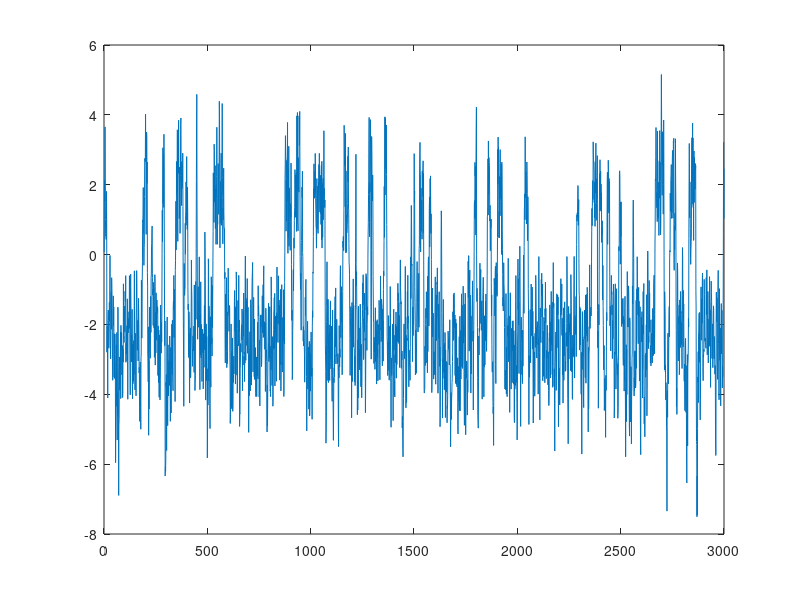

Here is the MATLAB script that generated this plot: (Note: this script raises an error after producing the figure.)
%% SETAR(2;1;1)
N = 3000;
e = randn(N,1);
x = zeros(N,1);

% Parameters 
r1 = 0; % threshold
a0 = [-1.0, 1.0]; % coefficients a_0^J
a1 = [0.6, 0.4]; % coefficients a_1^J

% Initialize the process depending on the regime
if 0 <= r1
    x(1) = sqrt(1 / (1 - a1(1)^2)) * e(1);
else
    x(1) = sqrt(1 / (1 - a1(2)^2)) * e(1);
end

% Simulate the process
for n=2:N
    if x(n-1) <= r1
        x(n) = a0(1) + a1(1)*x(n-1) + e(n);
    else
        x(n) = a0(2) + a1(2)*x(n-1) + e(n);
    end
end

% Plot
figure;
plot(x)
yline(r1, 'k--')
xlabel("Time")
ylabel("x_t")
title("Simulation of SETAR(2;1;1)")

%% 
% Iterate over multiple values of d
best_val = Inf;
for d = 1:10
    Q = @(p) sum((x(d+1:N) ...
        - (p(1) + p(2).*x(d:N-1)).*(x(1:N-d)<=p(5)) ...
        - (p(3) + p(4).*x(d:N-1)).*(x(1:N-d)>p(5))).^2);
    
    %Q = @(p) sum((x(d+1:N) ...
    %    - (-1 + p(1)*x(d:N-1)).*(x(1:N-d)<=r1) ...
    %    - (1 + p(2)*x(d:N-1)).*(x(1:N-d)>r1)).^2);

    options = optimset('MaxIter', 1000, 'MaxFunEvals', 10000, 'Display', 'off', 'TolX', 1e-6, 'TolFun', 1e-6);
    p0 = [0, 0, 0, 0, 0];
    %p0 = [0,0];
    % Find minimum using fminsearch
    [p_opt, fval] = fminsearch(Q, p0, options);
    if fval < best_val
        best_val = fval;
        best_d = d;
        best_p = p_opt;
    end
end
best_p

%% 
% Iterate over multiple values of d and r
best_val = Inf;
for d = 1:10
    r_cands = linspace(min(x), max(x), 100);
    for r = r_cands
        Q = @(p) sum((x(d+1:N) ...
            - (p(1) + p(2)*x(d:N-1)).*(x(1:N-d)<=r) ...
            - (p(3) + p(4)*x(d:N-1)).*(x(1:N-d)>r)).^2);
        
        %Q = @(p) sum((x(d+1:N) ...
        %    - (-1 + p(1)*x(d:N-1)).*(x(1:N-d)<=r) ...
        %    - (1 + p(2)*x(d:N-1)).*(x(1:N-d)>r)).^2);
    
        options = optimset('MaxIter', 1000, 'MaxFunEvals', 10000, 'Display', 'off', 'TolX', 1e-6, 'TolFun', 1e-6);
        p0 = [0, 0, 0, 0];
        %p0 = [0,0];
        % Find minimum using fminsearch
        [p_opt, fval] = fminsearch(Q, p0, options);
        if fval < best_val
            best_val = fval;
            best_d = d;
            best_p = p_opt;
            best_r = r;
        end
    end
end